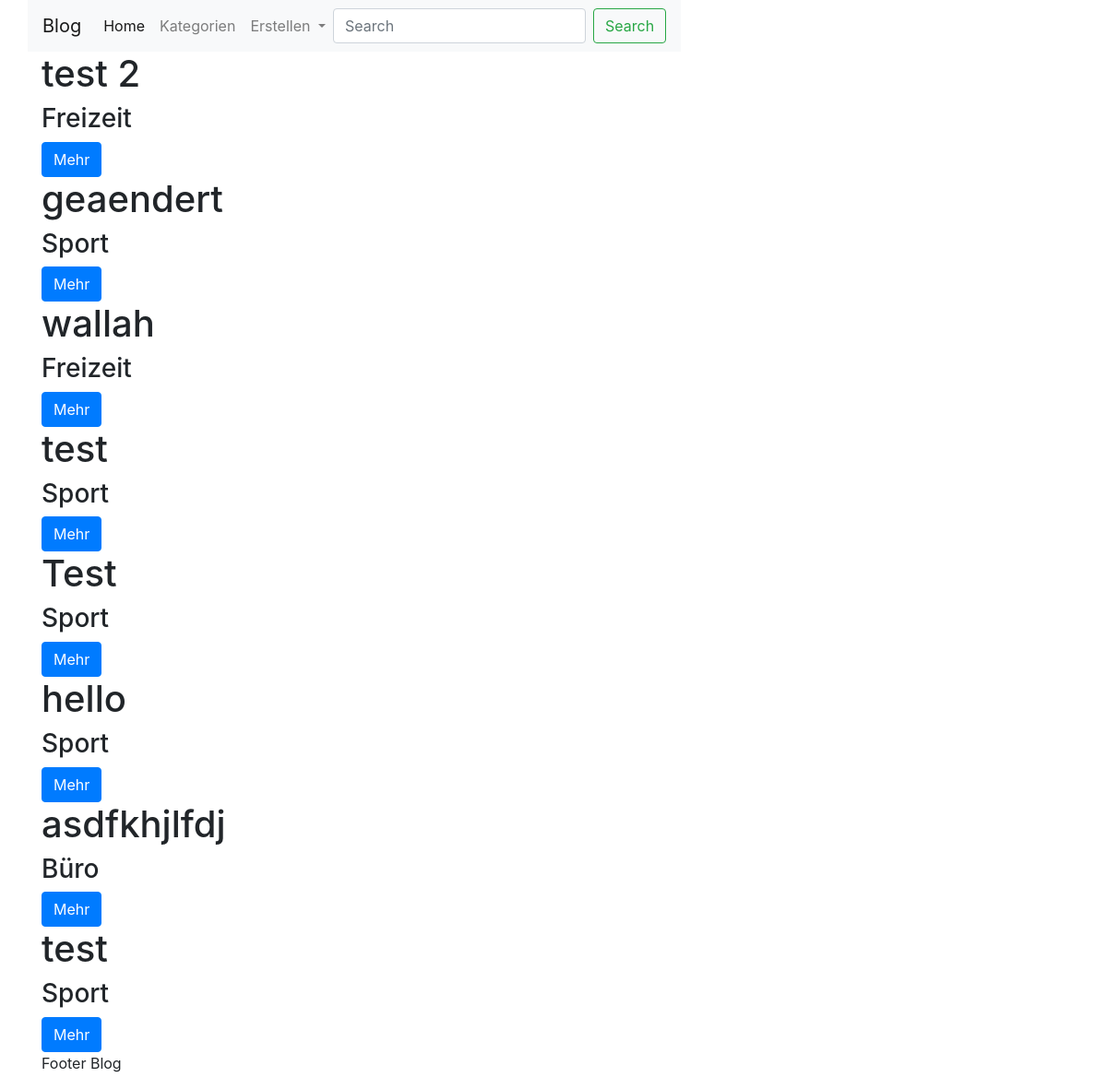
Page /blog on the committed database.
### app/models.py (models this page shows)
class Blogeintrag(db.Model):
    id = db.Column(db.Integer, primary_key=True)
    titel = db.Column(db.String, nullable=False)
    kategorie = db.Column(db.ForeignKey("kategorie.id"), nullable=False)
    text = db.Column(db.String, nullable=False)
    datum = db.Column(db.Date, nullable=False)

class Kategorie(db.Model):
    id = db.Column(db.Integer,primary_key=True)
    value = db.Column(db.String, nullable=False)
    blogeintrag = db.relationship("Blogeintrag", backref="Kategorie")

### app/blog/routes.py (the view)
@bp.route('/blog')
def overview():
    blog = Blogeintrag.query.all()
    return render_template("blog/overview.html", blog=blog)

### app/templates/blog/overview.html
{% extends 'base.html' %}
{% block content %}
    {% for b in blog %}
        <h1> {{ b.titel }}
        </h1>
        <h3> {{ b.Kategorie.value }} </h3>
         <a href="{{ url_for("blog.blog",id=b.id) }}" class="btn btn-primary">Mehr</a>
    {% endfor %}
{% endblock %}

### rows in the picture
Blogeintrag: titel "test 2", Kategorie.value "Freizeit"
Blogeintrag: titel "geaendert", Kategorie.value "Sport"
Blogeintrag: titel "wallah", Kategorie.value "Freizeit"
Blogeintrag: titel "test", Kategorie.value "Sport"
Blogeintrag: titel "Test", Kategorie.value "Sport"
Blogeintrag: titel "hello", Kategorie.value "Sport"
Blogeintrag: titel "asdfkhjlfdj", Kategorie.value "Büro"
Blogeintrag: titel "test", Kategorie.value "Sport"
